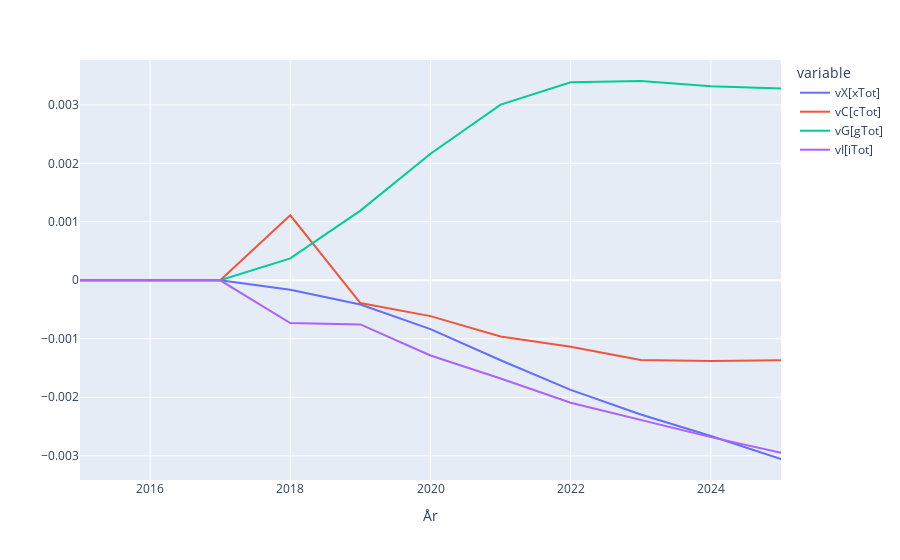

Write notebook code for a chart like this one.
### Markdown cell above
To compare variables with our baseline (the reference database) instead of writing

```
b.vX / baseline.vX - 1, b.vX / baseline.vX - 1 ...
```

we can use the operator "q" (as in Gekko):

### Code cell
plot([b.vX, b.vC, b.vG, b.vI], "q", 2015, 2025)

### Figure 1 — Plotly figure (JSON) as saved in the notebook; plotly's stock layout.template omitted (floating-point values rounded to 4 significant figures)
{"data": [{"hovertemplate": "variable=vX[xTot]<br>index=%{x}<br>value=%{y}<extra></extra>", "legendgroup": "vX[xTot]", "line": {"color": "#636efa", "dash": "solid"}, "mode": "lines", "name": "vX[xTot]", "orientation": "v", "showlegend": true, "type": "scatter", "x": [2015, 2016, 2017, 2018, 2019, 2020, 2021, 2022, 2023, 2024, 2025], "xaxis": "x", "y": [0, 0, 0, -0.0001601, -0.0004134, -0.0008357, -0.001367, -0.001874, -0.002294, -0.002662, -0.003056], "yaxis": "y"}, {"hovertemplate": "variable=vC[cTot]<br>index=%{x}<br>value=%{y}<extra></extra>", "legendgroup": "vC[cTot]", "line": {"color": "#EF553B", "dash": "solid"}, "mode": "lines", "name": "vC[cTot]", "orientation": "v", "showlegend": true, "type": "scatter", "x": [2015, 2016, 2017, 2018, 2019, 2020, 2021, 2022, 2023, 2024, 2025], "xaxis": "x", "y": [0, 0, 4.441e-16, 0.001112, -0.0003883, -0.0006129, -0.0009616, -0.001135, -0.001361, -0.00138, -0.001368], "yaxis": "y"}, {"hovertemplate": "variable=vG[gTot]<br>index=%{x}<br>value=%{y}<extra></extra>", "legendgroup": "vG[gTot]", "line": {"color": "#00cc96", "dash": "solid"}, "mode": "lines", "name": "vG[gTot]", "orientation": "v", "showlegend": true, "type": "scatter", "x": [2015, 2016, 2017, 2018, 2019, 2020, 2021, 2022, 2023, 2024, 2025], "xaxis": "x", "y": [0, 0, -1.11e-16, 0.0003753, 0.001191, 0.002165, 0.003004, 0.003385, 0.003407, 0.003317, 0.003278], "yaxis": "y"}, {"hovertemplate": "variable=vI[iTot]<br>index=%{x}<br>value=%{y}<extra></extra>", "legendgroup": "vI[iTot]", "line": {"color": "#ab63fa", "dash": "solid"}, "mode": "lines", "name": "vI[iTot]", "orientation": "v", "showlegend": true, "type": "scatter", "x": [2015, 2016, 2017, 2018, 2019, 2020, 2021, 2022, 2023, 2024, 2025], "xaxis": "x", "y": [0, 0, -1.11e-16, -0.0007308, -0.0007551, -0.001285, -0.001678, -0.002093, -0.00239, -0.002681, -0.002951], "yaxis": "y"}], "layout": {"legend": {"title": {"text": "variable"}, "tracegroupgap": 0}, "margin": {"t": 60}, "xaxis": {"anchor": "y", "domain": [0, 1], "title": {"text": "År"}}, "yaxis": {"anchor": "x", "domain": [0, 1], "title": {"text": ""}}}}
